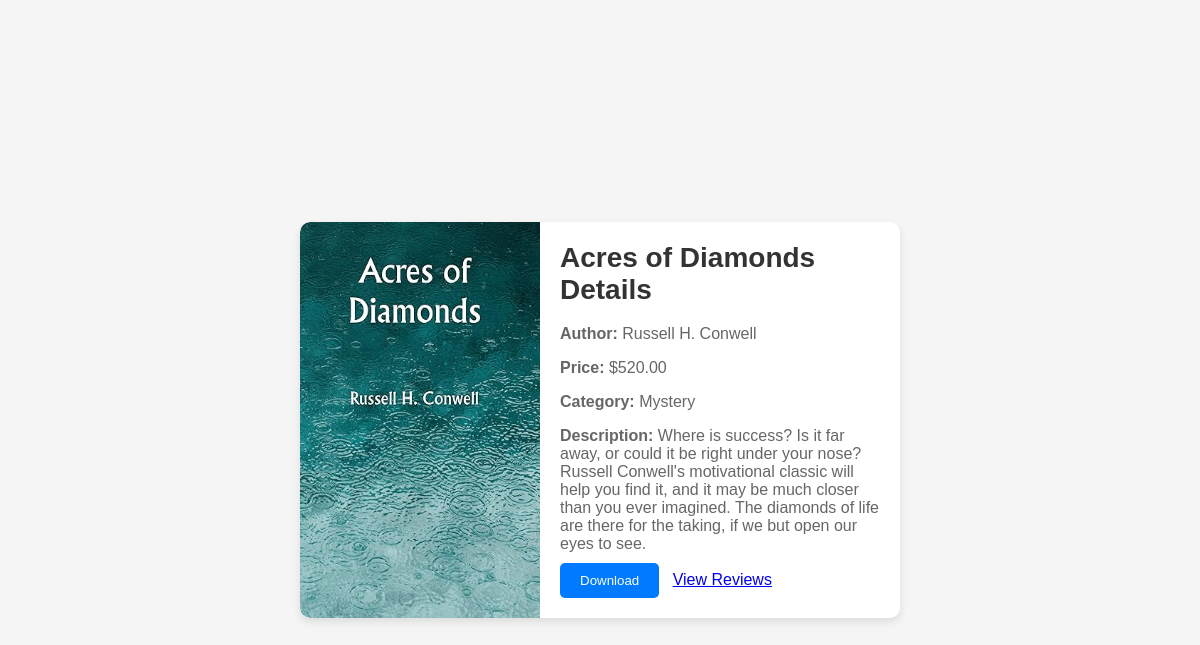
/Guest/Ebookdisp/1/, run on the app's committed database.
### BookAuthor/models.py (models this page shows)
class EBook(models.Model):
    CATEGORY_CHOICES = [
        ('Fiction', 'Fiction'),
        ('Non-Fiction', 'Non-Fiction'),
        ('Science Fiction', 'Science Fiction'),
        ('Mystery', 'Mystery'),
        ('Thriller', 'Thriller'),
        ('Fantasy', 'Fantasy'),
        ('Biography', 'Biography'),
    ]
    book_name = models.CharField(max_length=100)
    book_cover_image = models.ImageField(upload_to='book_covers/')
    author_name = models.CharField(max_length=100)
    book_price = models.DecimalField(max_digits=10, decimal_places=2)
    book_description = models.TextField()
    book_category = models.CharField(max_length=100, choices=CATEGORY_CHOICES)
    seller_name = models.CharField(max_length=100)
    author_image = models.ImageField(upload_to='author_images/')
    seller_email = models.EmailField()
    seller_phone = models.CharField(max_length=15)
    seller_description = models.TextField()
    seller_location = models.CharField(max_length=100)
    seller_license_number = models.CharField(max_length=50)
    book_file = models.FileField(upload_to='ebooks/', blank=True, null=True)
    SellerEAdd=models.ForeignKey(NewSeller,on_delete=models.SET_NULL,null=True)

### Guest/views.py (the view)
# urls.py: path('Ebookdisp/<int:bbook_id>/', views.Ebookdisp, name="Ebookdisp"),
def Ebookdisp(request, bbook_id):
    ebook = get_object_or_404(EBook, pk=bbook_id)
    return render(request, "Guest/Ebookdisplay.html", {'ebook': ebook})

### Guest/templates/Guest/Ebookdisplay.html (shortened to what this page needs)
<!DOCTYPE html>
<html lang="en">
<head>
</head>
<body>
    <div class="container">
        <div class="card">
            <img src="{{ ebook.book_cover_image.url }}" alt="{{ ebook.book_name }}">
            <div class="card-content">
                <h1>{{ ebook.book_name }} Details</h1>
                <p><strong>Author:</strong> {{ ebook.author_name }}</p>
                <p><strong>Price:</strong> ${{ ebook.book_price }}</p>
                <p><strong>Category:</strong> {{ ebook.get_book_category_display }}</p>
                <p><strong>Description:</strong> {{ ebook.book_description }}</p>
                <form action="{% url 'Guest:login' %}" method="post">
                    <button> Download</button>&nbsp;&nbsp;
                    <a href="{% url 'Guest:Guest_view_ebook_reviews' ebook_id=ebook.id %}" class="btn btn-primary">View Reviews</a>
                </form>
            </div>
        </div>
    </div>
</body>
</html>

### Guest/templates/Guest/Ebookdisplay.html (style rules this page uses)
body { margin: 0; padding: 0; font-family: Arial, sans-serif; background-color: #f5f5f5; }
.container { display: flex; justify-content: center; align-items: center; height: 100vh; padding: 20px; }
.card { background-color: #fff; border-radius: 10px; box-shadow: 0 4px 8px rgba(0, 0, 0, 0.1); width: 80%; max-width: 600px; display: flex; overflow: hidden; }
.card img { width: 40%; height: auto; border-top-left-radius: 10px; border-bottom-left-radius: 10px; }
.card-content { padding: 20px; width: 60%; }
h1 { margin-top: 0; font-size: 28px; color: #333; }
p { color: #666; font-size: 16px; margin-bottom: 10px; }
button { background-color: #007bff; color: white; padding: 10px 20px; border: none; border-radius: 5px; cursor: pointer; transition: background-color 0.3s ease; }

### data on the page
EBook: book_cover_image (picture), book_name "Acres of Diamonds", author_name "Russell H. Conwell", book_price "520.00", book_category "Mystery", book_description "Where is success? Is it far away, or could it be right under your nose? Russell Conwell's motivational classic will help you find it, and it may be much closer than you ever imagined. The diamonds of life are there for the taking, if we but open our eyes to see."
